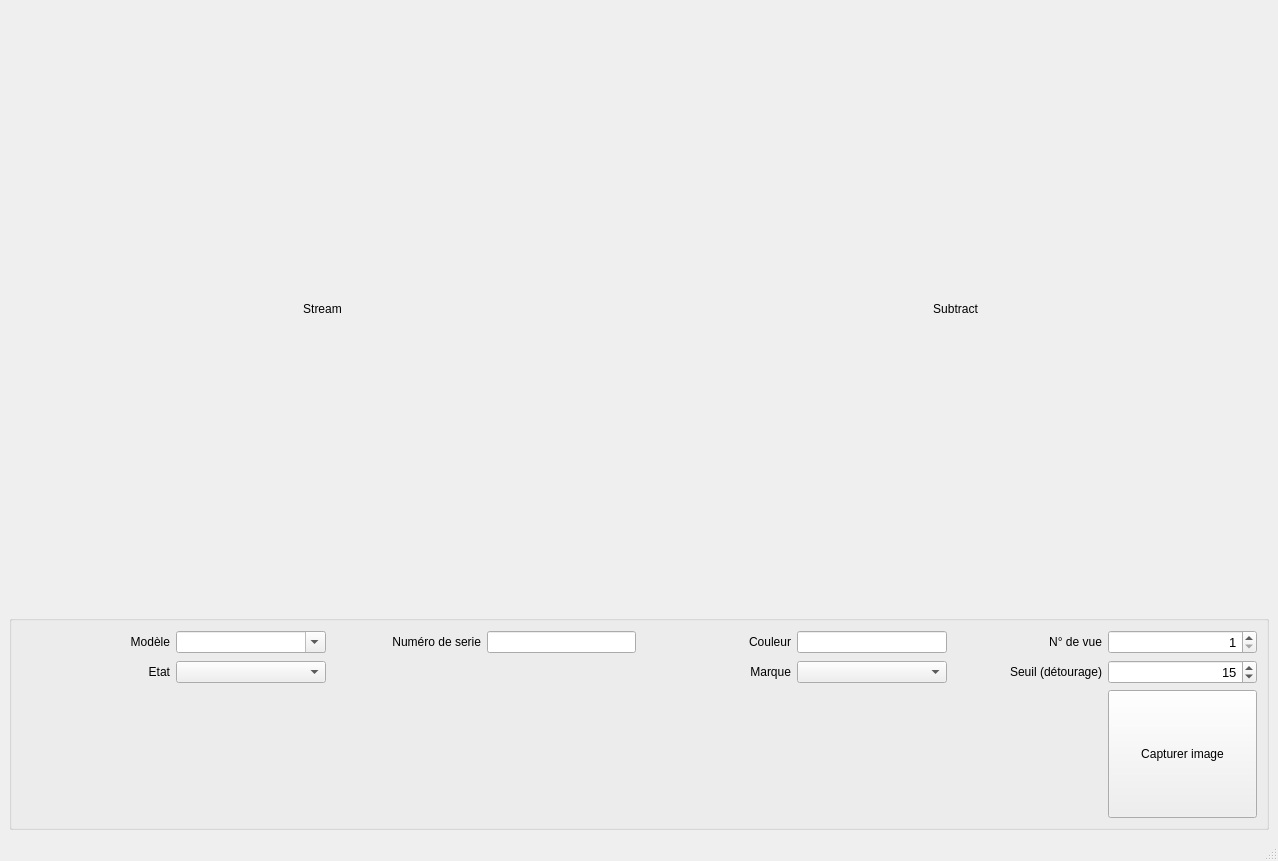
<?xml version="1.0" encoding="UTF-8"?>
<ui version="4.0">
 <class>MainWindow</class>
 <widget class="QMainWindow" name="MainWindow">
  <property name="geometry">
   <rect>
    <x>0</x>
    <y>0</y>
    <width>1278</width>
    <height>861</height>
   </rect>
  </property>
  <property name="sizePolicy">
   <sizepolicy hsizetype="Preferred" vsizetype="Preferred">
    <horstretch>0</horstretch>
    <verstretch>0</verstretch>
   </sizepolicy>
  </property>
  <property name="minimumSize">
   <size>
    <width>0</width>
    <height>0</height>
   </size>
  </property>
  <property name="maximumSize">
   <size>
    <width>16777215</width>
    <height>16777215</height>
   </size>
  </property>
  <property name="mouseTracking">
   <bool>false</bool>
  </property>
  <property name="windowTitle">
   <string>MainWindow</string>
  </property>
  <widget class="QWidget" name="centralwidget">
   <layout class="QGridLayout" name="gridLayout_2">
    <item row="0" column="0">
     <layout class="QVBoxLayout" name="verticalLayout_2">
      <property name="sizeConstraint">
       <enum>QLayout::SetNoConstraint</enum>
      </property>
      <item>
       <layout class="QHBoxLayout" name="horizontalLayout_2">
        <property name="sizeConstraint">
         <enum>QLayout::SetDefaultConstraint</enum>
        </property>
        <item>
         <widget class="QLabel" name="streamLabel">
          <property name="sizePolicy">
           <sizepolicy hsizetype="Ignored" vsizetype="Ignored">
            <horstretch>0</horstretch>
            <verstretch>0</verstretch>
           </sizepolicy>
          </property>
          <property name="minimumSize">
           <size>
            <width>0</width>
            <height>0</height>
           </size>
          </property>
          <property name="text">
           <string>Stream</string>
          </property>
          <property name="alignment">
           <set>Qt::AlignCenter</set>
          </property>
         </widget>
        </item>
        <item>
         <widget class="QLabel" name="subObjectLabel">
          <property name="enabled">
           <bool>true</bool>
          </property>
          <property name="sizePolicy">
           <sizepolicy hsizetype="Ignored" vsizetype="Ignored">
            <horstretch>0</horstretch>
            <verstretch>0</verstretch>
           </sizepolicy>
          </property>
          <property name="minimumSize">
           <size>
            <width>0</width>
            <height>0</height>
           </size>
          </property>
          <property name="layoutDirection">
           <enum>Qt::LeftToRight</enum>
          </property>
          <property name="text">
           <string>Subtract</string>
          </property>
          <property name="alignment">
           <set>Qt::AlignCenter</set>
          </property>
         </widget>
        </item>
       </layout>
      </item>
      <item>
       <spacer name="verticalSpacer">
        <property name="orientation">
         <enum>Qt::Vertical</enum>
        </property>
        <property name="sizeType">
         <enum>QSizePolicy::Fixed</enum>
        </property>
        <property name="sizeHint" stdset="0">
         <size>
          <width>20</width>
          <height>1</height>
         </size>
        </property>
       </spacer>
      </item>
      <item>
       <layout class="QGridLayout" name="gridLayout">
        <property name="sizeConstraint">
         <enum>QLayout::SetDefaultConstraint</enum>
        </property>
        <item row="0" column="0">
         <widget class="QGroupBox" name="groupBox">
          <property name="minimumSize">
           <size>
            <width>0</width>
            <height>150</height>
           </size>
          </property>
          <property name="maximumSize">
           <size>
            <width>16777213</width>
            <height>215</height>
           </size>
          </property>
          <property name="font">
           <font>
            <kerning>true</kerning>
           </font>
          </property>
          <property name="title">
           <string/>
          </property>
          <property name="alignment">
           <set>Qt::AlignLeading|Qt::AlignLeft|Qt::AlignVCenter</set>
          </property>
          <property name="flat">
           <bool>false</bool>
          </property>
          <layout class="QGridLayout" name="gridLayout_3">
           <item row="0" column="4">
            <widget class="QLabel" name="colorLabel">
             <property name="text">
              <string>Couleur</string>
             </property>
             <property name="alignment">
              <set>Qt::AlignRight|Qt::AlignTrailing|Qt::AlignVCenter</set>
             </property>
            </widget>
           </item>
           <item row="0" column="6">
            <widget class="QLabel" name="viewLabel">
             <property name="text">
              <string>N° de vue</string>
             </property>
             <property name="alignment">
              <set>Qt::AlignRight|Qt::AlignTrailing|Qt::AlignVCenter</set>
             </property>
            </widget>
           </item>
           <item row="2" column="0">
            <widget class="QLabel" name="stateLabel">
             <property name="text">
              <string>Etat</string>
             </property>
             <property name="alignment">
              <set>Qt::AlignRight|Qt::AlignTrailing|Qt::AlignVCenter</set>
             </property>
            </widget>
           </item>
           <item row="3" column="7">
            <widget class="QPushButton" name="captureButton">
             <property name="sizePolicy">
              <sizepolicy hsizetype="Minimum" vsizetype="Minimum">
               <horstretch>0</horstretch>
               <verstretch>0</verstretch>
              </sizepolicy>
             </property>
             <property name="text">
              <string>Capturer image</string>
             </property>
            </widget>
           </item>
           <item row="2" column="5">
            <widget class="QComboBox" name="marqueComboBox">
             <property name="font">
              <font>
               <pointsize>8</pointsize>
               <kerning>true</kerning>
              </font>
             </property>
            </widget>
           </item>
           <item row="2" column="6">
            <widget class="QLabel" name="seuilLabel">
             <property name="text">
              <string>Seuil (détourage)</string>
             </property>
             <property name="alignment">
              <set>Qt::AlignRight|Qt::AlignTrailing|Qt::AlignVCenter</set>
             </property>
            </widget>
           </item>
           <item row="0" column="7">
            <widget class="QSpinBox" name="viewSpinBox">
             <property name="font">
              <font>
               <pointsize>10</pointsize>
               <kerning>true</kerning>
              </font>
             </property>
             <property name="wrapping">
              <bool>false</bool>
             </property>
             <property name="frame">
              <bool>true</bool>
             </property>
             <property name="alignment">
              <set>Qt::AlignRight|Qt::AlignTrailing|Qt::AlignVCenter</set>
             </property>
             <property name="minimum">
              <number>1</number>
             </property>
             <property name="maximum">
              <number>9</number>
             </property>
             <property name="singleStep">
              <number>1</number>
             </property>
            </widget>
           </item>
           <item row="2" column="1">
            <widget class="QComboBox" name="stateComboBox">
             <property name="font">
              <font>
               <pointsize>8</pointsize>
               <kerning>true</kerning>
              </font>
             </property>
            </widget>
           </item>
           <item row="0" column="1">
            <widget class="QComboBox" name="modelComboBox">
             <property name="font">
              <font>
               <pointsize>8</pointsize>
               <kerning>true</kerning>
              </font>
             </property>
             <property name="editable">
              <bool>true</bool>
             </property>
            </widget>
           </item>
           <item row="0" column="5">
            <widget class="QLineEdit" name="colorLineEdit">
             <property name="sizePolicy">
              <sizepolicy hsizetype="Ignored" vsizetype="Fixed">
               <horstretch>0</horstretch>
               <verstretch>0</verstretch>
              </sizepolicy>
             </property>
             <property name="font">
              <font>
               <pointsize>8</pointsize>
               <kerning>true</kerning>
              </font>
             </property>
            </widget>
           </item>
           <item row="0" column="0">
            <widget class="QLabel" name="modelLabel">
             <property name="text">
              <string>Modèle</string>
             </property>
             <property name="alignment">
              <set>Qt::AlignRight|Qt::AlignTrailing|Qt::AlignVCenter</set>
             </property>
            </widget>
           </item>
           <item row="2" column="7">
            <widget class="QSpinBox" name="seuilSpinBox">
             <property name="sizePolicy">
              <sizepolicy hsizetype="Ignored" vsizetype="Fixed">
               <horstretch>0</horstretch>
               <verstretch>0</verstretch>
              </sizepolicy>
             </property>
             <property name="font">
              <font>
               <pointsize>10</pointsize>
               <kerning>true</kerning>
              </font>
             </property>
             <property name="alignment">
              <set>Qt::AlignRight|Qt::AlignTrailing|Qt::AlignVCenter</set>
             </property>
             <property name="singleStep">
              <number>5</number>
             </property>
             <property name="value">
              <number>15</number>
             </property>
            </widget>
           </item>
           <item row="2" column="4">
            <widget class="QLabel" name="marqueLabel">
             <property name="text">
              <string>Marque</string>
             </property>
             <property name="alignment">
              <set>Qt::AlignRight|Qt::AlignTrailing|Qt::AlignVCenter</set>
             </property>
            </widget>
           </item>
           <item row="0" column="3">
            <widget class="QLineEdit" name="skuLineEdit">
             <property name="sizePolicy">
              <sizepolicy hsizetype="Minimum" vsizetype="Fixed">
               <horstretch>0</horstretch>
               <verstretch>0</verstretch>
              </sizepolicy>
             </property>
            </widget>
           </item>
           <item row="0" column="2">
            <widget class="QLabel" name="label">
             <property name="text">
              <string>Numéro de serie</string>
             </property>
             <property name="alignment">
              <set>Qt::AlignRight|Qt::AlignTrailing|Qt::AlignVCenter</set>
             </property>
            </widget>
           </item>
          </layout>
         </widget>
        </item>
       </layout>
      </item>
     </layout>
    </item>
   </layout>
  </widget>
  <widget class="QStatusBar" name="statusBar"/>
 </widget>
 <resources/>
 <connections/>
</ui>
